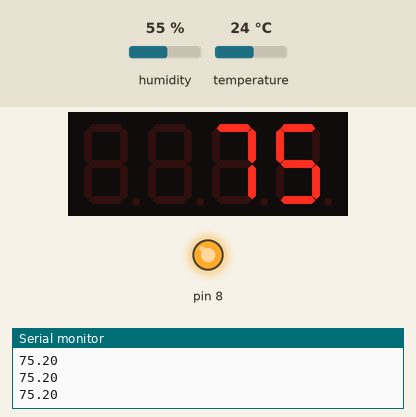
Recording of a sketch running on a simulated Arduino Uno, built with avr-gcc and run on an emulated ATmega328P. Shown: 4-digit seven-segment display, output pins drawn as LEDs (lit = HIGH), the last lines printed to the serial monitor. Inputs (shaded band) come from the test bench; at power-on: temperature 24 °C, humidity 55 %.

Above: at 3.9 s.
4.0 s: temperature set to 12 °C
At 6.4 s:
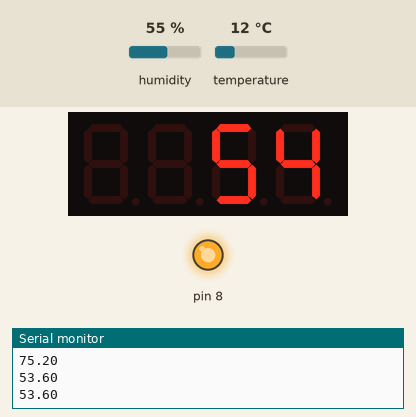
6.9 s: temperature set to 19 °C
At 8.7 s:
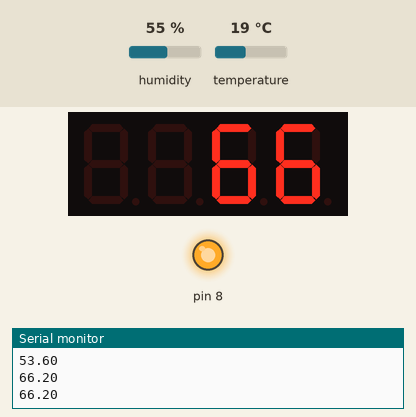
9.8 s: temperature set to 28 °C
At 12.1 s:
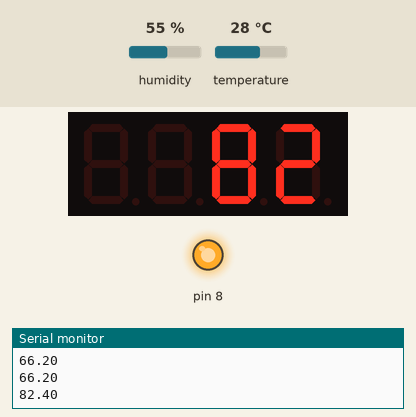
Timing chart, 0 to 13.6 s (numbered marks = the images above; inputs shaded):
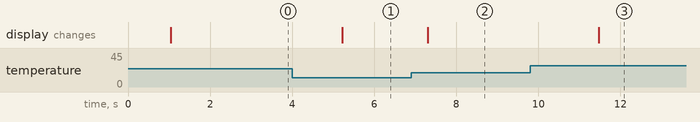

Measured:
- after the input at 4.0 s, the display: changes after 1.2 s (image 1)
- after the input at 6.9 s, the display: changes after 0.41 s (image 2)
- after the input at 9.8 s, the display: changes after 1.7 s (image 3)

The sketch:

dht22-tm1637-temp.ino
```cpp
/*
 * Original code from TM1637 https://github.com/avishorp/TM1637
 * Original code and library for DHT22 https://github.com/adafruit/DHT-sensor-library
 * Modified for Robojax video on Jan 07, 2018
 * by Ahmad Nejrabi, in Ajax, Ontario, Canada
 * Watch the video for this code https://youtu.be/z_FvRm6Te78
 * Other Arduino libarary and videos http://robojax.com/learn/arduino/
 */

// ****** Start of TM1637 Display code
#include <Arduino.h>
#include <TM1637Display.h>
// Module connection pins (Digital Pins)
#define CLK 5
#define DIO 6
// The amount of time (in milliseconds) between tests
#define TEST_DELAY   1000
TM1637Display display(CLK, DIO);
// ****** end of TM1637 Display code

// Example testing sketch for various DHT humidity/temperature sensors
// Written by ladyada, public domain
// updated by Ahmad Nejrabi for Robojax.com videos.
// on Jan 07, 2018 in Ajax, Ontario, Canada

// ****** Start of DHT code
#include "DHT.h"
#define DHTPIN 3     // what digital pin we're connected to
// Uncomment whatever type you're using!
//#define DHTTYPE DHT11   // DHT 11
#define DHTTYPE DHT22   // DHT 22  (AM2302), AM2321
//#define DHTTYPE DHT21   // DHT 21 (AM2301)
DHT dht(DHTPIN, DHTTYPE);
// ********** end of DHT22 code

void setup()
{
  Serial.begin(9600);
  Serial.println("DHT22 Robojax Test with Display");
  pinMode(8,OUTPUT);
  digitalWrite(8,HIGH);// gives 5v for DHT22
  dht.begin();
}

void loop()
{
  delay(TEST_DELAY);// wait
  // **** TM1637 code start
  display.setBrightness(0x0f);// set brightness
  uint8_t data[] = { 0x0, 0x0, 0x0, 0x0 };// clear display values
  display.setSegments(data);//clear display
  // **** TM1637 code end


  // Robojax.com test video
  Serial.println(getTemp("f"));

  int temp = round(getTemp("f"));

  display.showNumberDec(temp, false, 3,1);


}// loop end


/*
 * getTemp(String req)
 * returns the temprature related parameters
 * req is string request
 * This code can display temprature in:
 * getTemp("c") is used to get Celsius
 * getTemp("f") is used to get fahrenheit
 * getTemp("k") is used for Kelvin
 * getTemp("hif") is used to get fahrenheit
 * getTemp("hic") is used to get Celsius
 * getTemp("f") is used to get humidity
 * written by Ahmad Nejrabi for Robojax.com on Jan 07, 2018
 * in Ajax, Ontario, Canada
 */
float getTemp(String req)
{

  // Reading temperature or humidity takes about 250 milliseconds!
  // Sensor readings may also be up to 2 seconds 'old' (its a very slow sensor)
  float h = dht.readHumidity();
  // Read temperature as Celsius (the default)
  float t = dht.readTemperature();
  // Read temperature as Fahrenheit (isFahrenheit = true)
  float f = dht.readTemperature(true);

  // Compute heat index in Fahrenheit (the default)
  float hif = dht.computeHeatIndex(f, h);
  // Compute heat index in Celsius (isFahreheit = false)
  float hic = dht.computeHeatIndex(t, h, false);

  // Check if any reads failed and exit early (to try again).
  if (isnan(h) || isnan(t) || isnan(f)) {
    Serial.println("Failed to read from DHT sensor!");
    return;
  }
  // Compute heat index in Kelvin
  float k = t + 273.15;
  if(req =="c"){
    return t;//return Cilsus
  }else if(req =="f"){
    return f;// return Fahrenheit
  }else if(req =="h"){
    return h;// return humidity
  }else if(req =="hif"){
    return hif;// return heat index in Fahrenheit
  }else if(req =="hic"){
    return hic;// return heat index in Cilsus
  }else if(req =="k"){
    return k;// return temprature in Kelvin
  }else{
    return 0.000;// if no reqest found, retun 0.000
  }

}
```
